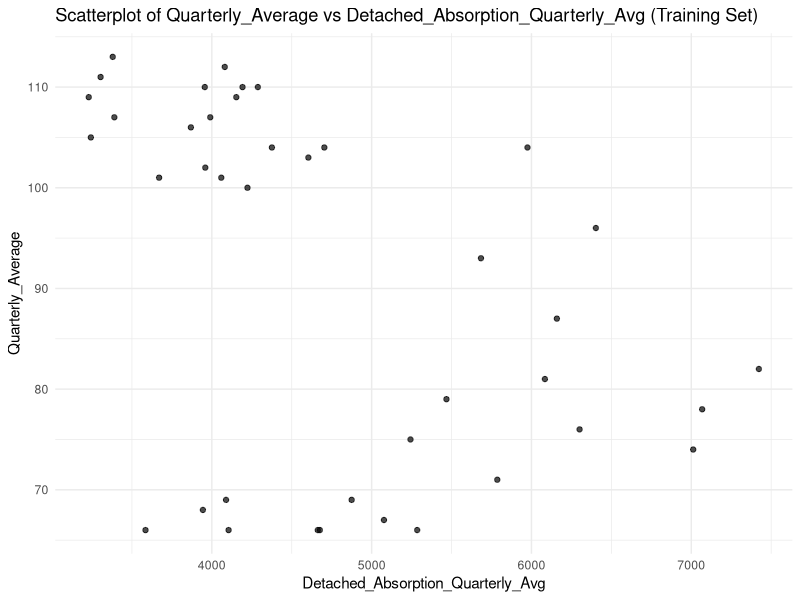
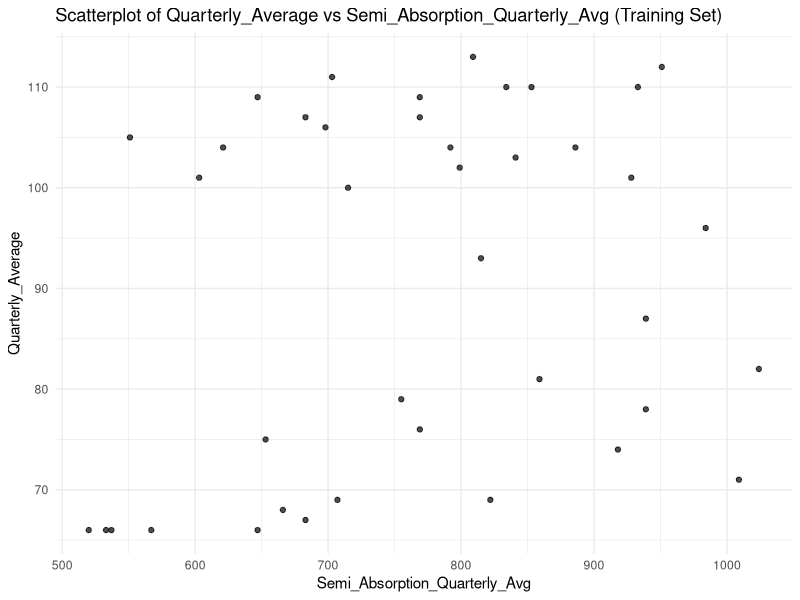
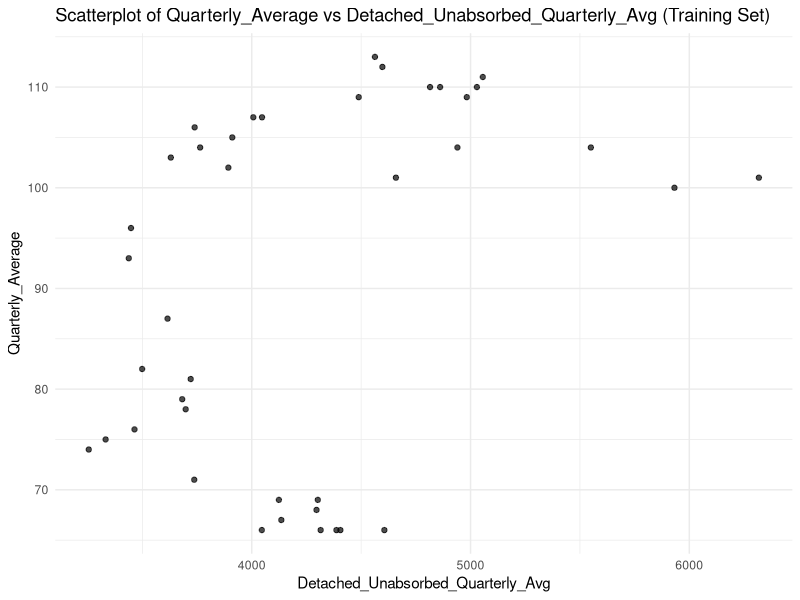
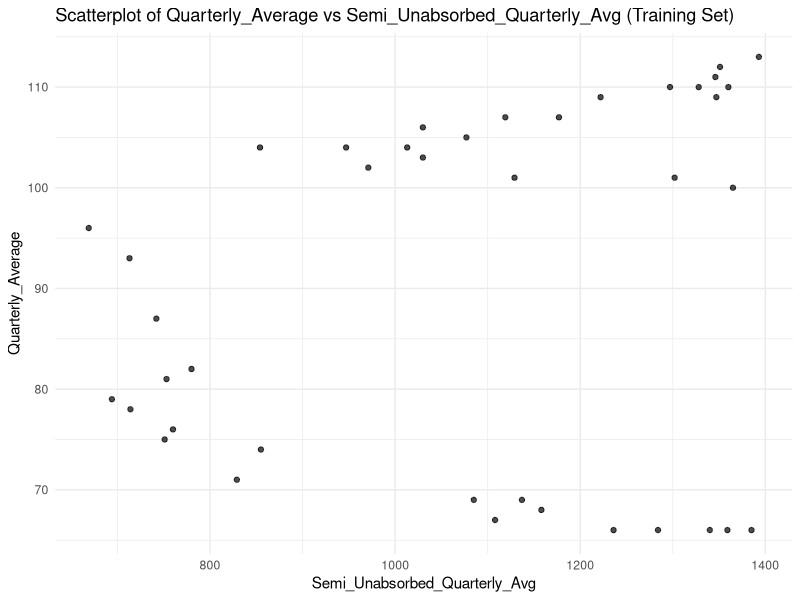
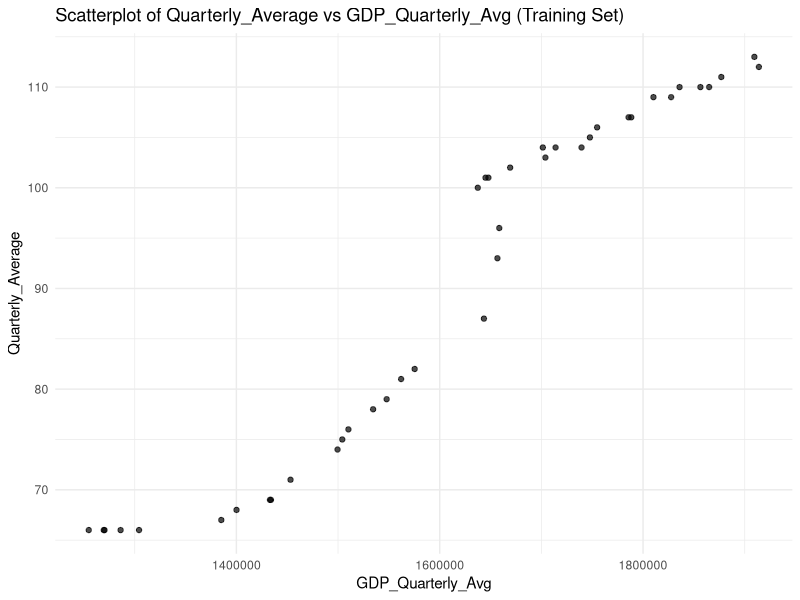
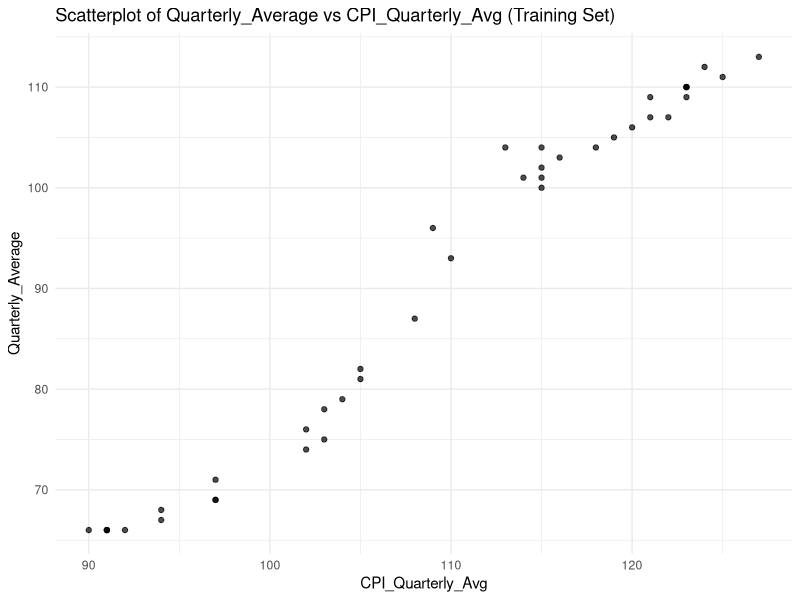
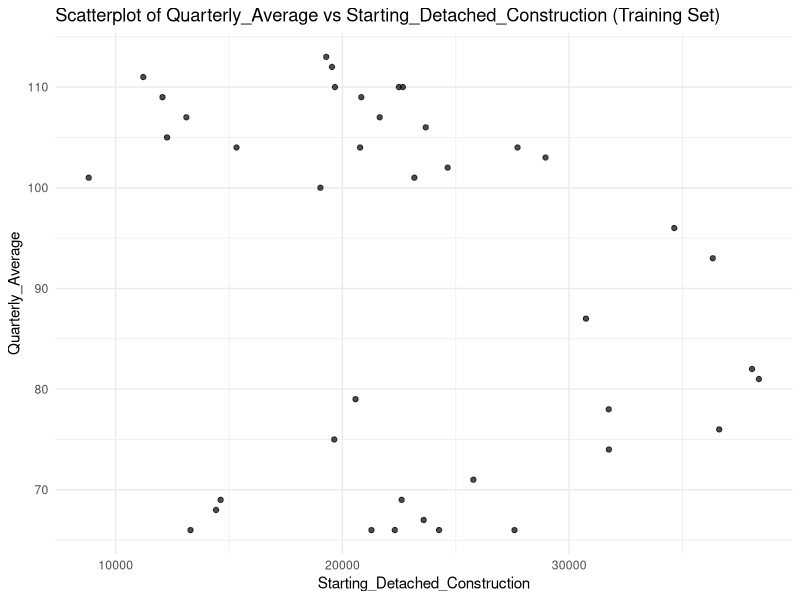
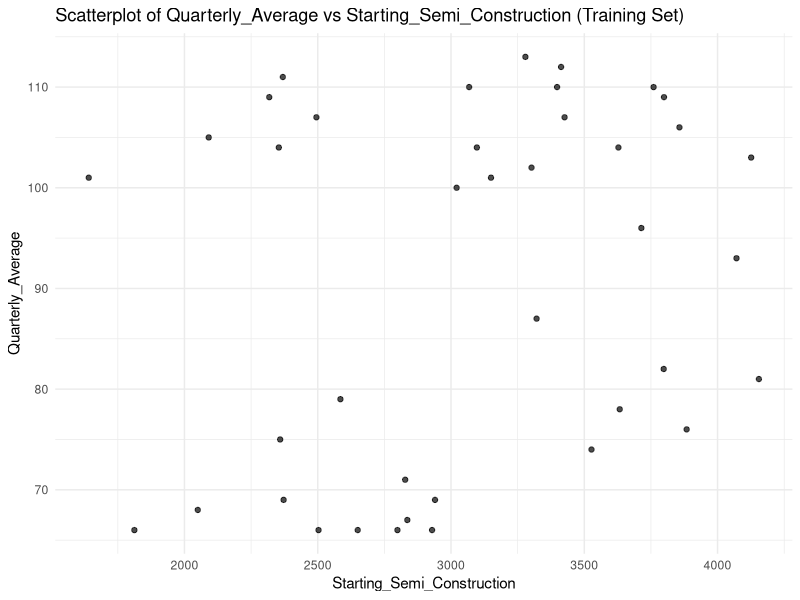

R code for these plots, in order:
## ---- chunk 1
library(tidyverse)
library(here)
library(caret)
library(car)
library(corrplot)
library(broom)
library(MASS)
library(lmtest)
library(Metrics)
library(dplyr)

# Load the dataset
data <- read_csv(here::here("data/analysis_data/analysis_data.csv"))

# response variable and predictors
response <- "Quarterly_Average"
predictors <- c(
  "Detached_Absorption_Quarterly_Avg",
  "Semi_Absorption_Quarterly_Avg",
  "Detached_Unabsorbed_Quarterly_Avg",
  "Semi_Unabsorbed_Quarterly_Avg",
  "GDP_Quarterly_Avg",
  "CPI_Quarterly_Avg",
  "Starting_Detached_Construction",
  "Starting_Semi_Construction",
  "Under_Construction_Detached",
  "Under_Construction_Semi",
  "Completed_Construction_Semi",
  "Completed_Construction_Detached",
  "rates"
)

# Subset the relevant data
selected_data <- data %>%
  dplyr::select(c(response, all_of(predictors)))

# Clean Data

cleaned_data <- selected_data %>%
  drop_na()

cleaned_data <- cleaned_data %>%
  distinct()


# Initial regression model
model <- lm(as.formula(paste(response, "~", paste(predictors, collapse = " + "))), data = cleaned_data)

# Cooks Distance
cooks_d <- cooks.distance(model)

# Influential points
influential_points <- which(cooks_d > 4 / (nrow(cleaned_data) - length(model$coefficients)))

# Exclude influential observations
# cleaned_data <- cleaned_data[-influential_points, ]

# Split the Data
set.seed(123)
train_index <- createDataPartition(cleaned_data[[response]], p = 0.5, list = FALSE)
train_data <- cleaned_data[train_index, ]
test_data <- cleaned_data[-train_index, ]

list(
  training_set = train_data,
  test_set = test_data
)

## ---- chunk 2

# Predictors and response
response <- "Quarterly_Average"
predictors <- setdiff(names(train_data), c("Quarter", response))

# Data from the training set
eda_training_data <- train_data%>%
  dplyr::select(all_of(c(response, predictors)))

# predictors in the training set
for (predictor in predictors) {
  p <- ggplot(eda_training_data, aes_string(x = predictor, y = response)) +
    geom_point(alpha = 0.7) +
    labs(title = paste("Scatterplot of", response, "vs", predictor, "(Training Set)"),
         x = predictor, y = response) +
    theme_minimal()
  
  print(p)
}

# Fit the model using the training set
model_training <- lm(as.formula(paste(response, "~", paste(predictors, collapse = " + "))), data = eda_training_data)
summary(model_training)

# residuals and fitted values
residuals_training <- resid(model_training)
fitted_values_training <- fitted(model_training)

# VIF
vif_training <- vif(model_training)
print(vif_training)

# Linearity
ggplot(data = NULL, aes(x = fitted_values_training, y = residuals_training)) +
  geom_point(alpha = 0.7) +
  geom_hline(yintercept = 0, color = "red", linetype = "dashed") +
  labs(title = "Residuals vs Fitted Values",
       x = "Fitted Values",
       y = "Residuals") +
  theme_minimal()

# Residuals vs Each Predictor
for (predictor in predictors) {
  p <- ggplot(data = eda_training_data, aes_string(x = predictor, y = "residuals_training")) +
    geom_point(alpha = 0.7) +
    geom_hline(yintercept = 0, color = "red", linetype = "dashed") +
    labs(title = paste("Residuals vs", predictor),
         x = predictor, y = "Residuals") +
    theme_minimal()
  
  print(p)
}

# Normality of Residuals
qqnorm(residuals_training, main = "Normal Q-Q Plot")
qqline(residuals_training, col = "red")


## ---- chunk 3
response <- "Quarterly_Average"
predictors <- setdiff(names(test_data), c("Quarter", response))

# test set
eda_test_data <- test_data %>%
  dplyr::select(all_of(c(response, predictors)))

for (predictor in predictors) {
  p <- ggplot(eda_test_data, aes_string(x = predictor, y = response)) +
    geom_point(alpha = 0.7) +
    labs(title = paste("Scatterplot of", response, "vs", predictor, "(Test Set)"),
         x = predictor, y = response) +
    theme_minimal()
  
  print(p) 
}

# Fit the model using the test set
model_test <- lm(as.formula(paste(response, "~", paste(predictors, collapse = " + "))), data = eda_test_data)
summary(model_test)

residuals_test <- resid(model_test)
fitted_values_test <- fitted(model_test)

# Calculate VIF 
vif_test <- vif(model_test)
print(vif_test)

## ---- chunk 4
library(car)
library(MASS)
library(lmtest)

# Transform predictors to address non-linearity
train_data$Detached_Absorption_Quarterly_Avg <- log(train_data$Detached_Absorption_Quarterly_Avg + 1)
train_data$Starting_Detached_Construction <- log(train_data$Starting_Detached_Construction + 1)
train_data$Under_Construction_Detached <- log(train_data$Under_Construction_Detached + 1)
train_data$Completed_Construction_Semi <- NULL 
train_data$Detached_Unabsorbed_Quarterly_Avg <- log(train_data$Detached_Unabsorbed_Quarterly_Avg + 1)
train_data$Semi_Unabsorbed_Quarterly_Avg <- NULL 
train_data$Starting_Semi_Construction <- NULL 

# Box-Cox transformation for response variable to address skewness and heteroscedasticity
bc <- boxcox(Quarterly_Average ~ Detached_Absorption_Quarterly_Avg +
                                Starting_Detached_Construction +
                                Detached_Unabsorbed_Quarterly_Avg +
                                Under_Construction_Detached +
                                CPI_Quarterly_Avg,
             data = train_data, plotit = FALSE)
lambda <- bc$x[which.max(bc$y)]

if (lambda == 0) {
  train_data$Quarterly_Average <- log(train_data$Quarterly_Average)
} else {
  train_data$Quarterly_Average <- (train_data$Quarterly_Average^lambda - 1) / lambda
}

# Fit the linear regression model
model <- lm(Quarterly_Average ~ Detached_Absorption_Quarterly_Avg +
                                   Starting_Detached_Construction +
                                   Detached_Unabsorbed_Quarterly_Avg +
                                   Under_Construction_Detached +
                                   CPI_Quarterly_Avg,
            data = train_data)



## ---- chunk 5

predictors <- c(
  "Detached_Absorption_Quarterly_Avg",
  "Detached_Unabsorbed_Quarterly_Avg",
  "GDP_Quarterly_Avg",
  "CPI_Quarterly_Avg",
  "Starting_Detached_Construction",
  "Under_Construction_Detached",
  "Completed_Construction_Detached",
  "rates"
)

# Residuals and fitted values
residuals_model <- resid(model)
fitted_values_model <- fitted(model)

# VIF
vif_model <- vif(model)
print(vif_model)

# Linearity
ggplot(data = NULL, aes(x = fitted_values_model, y = residuals_model)) +
  geom_point(alpha = 0.7) +
  geom_hline(yintercept = 0, color = "red", linetype = "dashed") +
  labs(title = "Residuals vs Fitted Values",
       x = "Fitted Values",
       y = "Residuals") +
  theme_minimal()

# Residuals vs Each Predictor
for (predictor in predictors) {
  p <- ggplot(data = train_data, aes_string(x = predictor, y = "residuals_model")) +
    geom_point(alpha = 0.7) +
    geom_hline(yintercept = 0, color = "red", linetype = "dashed") +
    labs(title = paste("Residuals vs", predictor),
         x = predictor, y = "Residuals") +
    theme_minimal()
  
  print(p)
}

# Normality of Residuals
qqnorm(residuals_model, main = "Normal Q-Q Plot")
qqline(residuals_model, col = "red")

## ---- chunk 6
# Model Performance Metrics
model_summary <- summary(model)

# Extract R^2 and Adjusted R^2
r_squared <- model_summary$r.squared
adj_r_squared <- model_summary$adj.r.squared

# AIC and BIC
aic <- AIC(model)
bic <- BIC(model)

# RMSE
residuals <- residuals(model)
rmse <- sqrt(mean(residuals^2))

# Results
cat("Model Performance Metrics:\n")
cat("R-squared: ", round(r_squared, 4), "\n")
cat("Adjusted R-squared: ", round(adj_r_squared, 4), "\n")
cat("AIC: ", round(aic, 4), "\n")
cat("BIC: ", round(bic, 4), "\n")
cat("RMSE: ", round(rmse, 4), "\n")

## ---- chunk 7

# Predict on test_data
predictions <- predict(model, newdata = test_data)

# Calculate residuals
residuals <- test_data$Quarterly_Average - predictions

# Compute MSE for test_data
mse_test <- mean(residuals^2)
cat("Mean Squared Error (MSE) on Test Data:", mse_test, "\n")

# R-squared for test_data
ss_total <- sum((test_data$Quarterly_Average - mean(test_data$Quarterly_Average))^2)
ss_residual <- sum(residuals^2)
r_squared_test <- 1 - (ss_residual / ss_total)
cat("R-squared on Test Data:", r_squared_test, "\n")

# Print validation results
cat("Validation Results:\n")
cat("Mean Squared Error (Test Data):", mse_test, "\n")
cat("R-squared (Test Data):", r_squared_test, "\n")

## ---- chunk 8
saveRDS(model, file = here("data", "final_model.rds"))
